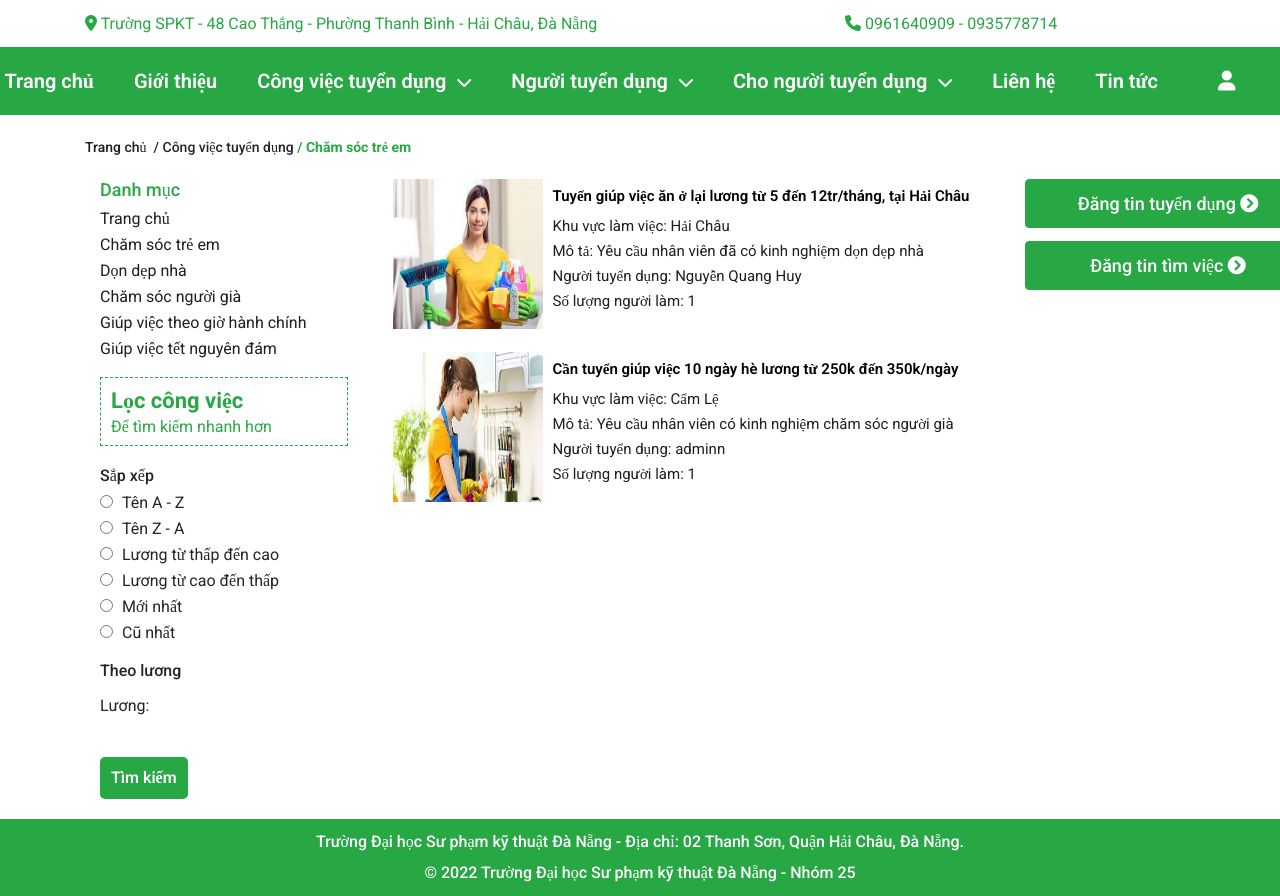
Before: /?act=detailwork&xuli=listcategory&id=1 (signed in) with the older database file.
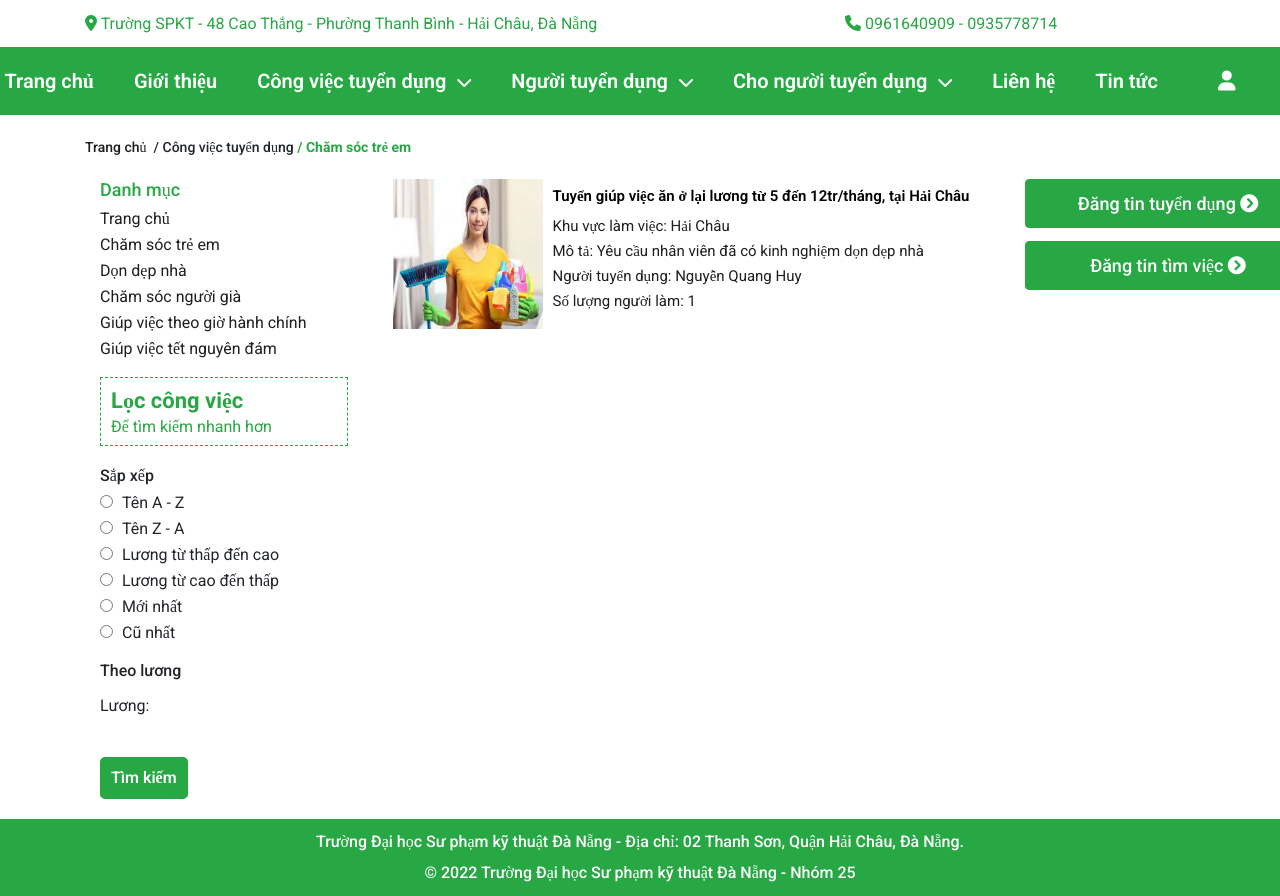
After: the same page with the newer database file.
### tables this page shows
CREATE TABLE `danhmuccv` (
  `maDMCV` int(11) NOT NULL,
  `tenDM` varchar(255) NOT NULL,
  `hinhAnh` varchar(255) NOT NULL
);

CREATE TABLE `congviec` (
  `maCV` int(11) NOT NULL,
  `maTK` int(11) NOT NULL,
  `maDMCV` int(11) NOT NULL,
  `tenCV` varchar(255) NOT NULL,
  `khuVuc` int(11) NOT NULL,
  `soLuong` int(11) NOT NULL,
  `trinhDoHV` varchar(255) NOT NULL,
  `gioiTinhYC` varchar(10) NOT NULL,
  `chucVu` varchar(255) NOT NULL,
  `luong` int(11) NOT NULL,
  `diaChi` varchar(255) NOT NULL,
  `time` varchar(255) NOT NULL,
  `moTa` varchar(255) NOT NULL,
  `tinhTrang` int(11) NOT NULL,
  `tinhTrangDaUT` int(11) NOT NULL,
  `thoiGianDang` varchar(255) NOT NULL
);

CREATE TABLE `hinhanhcv` (
  `maHA` int(11) NOT NULL,
  `maCV` int(11) NOT NULL,
  `tenHinh` varchar(255) NOT NULL,
  `hinhAnhCV` varchar(255) NOT NULL
);

CREATE TABLE `quanhuyen` (
  `idQuan` int(11) NOT NULL,
  `tenQuan` varchar(255) NOT NULL
);

CREATE TABLE `taikhoan` (
  `maTK` int(10) NOT NULL,
  `maQuyen` int(11) NOT NULL,
  `taiKhoan` varchar(50) NOT NULL,
  `matKhau` varchar(50) NOT NULL,
  `hoTen` varchar(255) NOT NULL,
  `gioiTinh` varchar(10) NOT NULL,
  `ngaySinh` varchar(50) NOT NULL,
  `CMND` varchar(20) NOT NULL,
  `SDT` int(11) NOT NULL,
  `email` varchar(255) NOT NULL,
  `diaChi` varchar(255) NOT NULL,
  `hinhAnh` varchar(255) NOT NULL,
  `trangThai` int(11) NOT NULL,
  `thoiGian` varchar(255) NOT NULL
);

### Controllers/DetailWorkController.php (called while the page is built, shortened)
<?php
    require_once("./Models/recruiterModel.php");
    class DetailWorkController{
        var $work_model;
        public function __construct()
        {
             $this->work_model = new recruiterModel();
        }
        public function listcategory()
        {
            $data_work = $this->work_model->congvieccg($_GET['id']);
            require_once("Views/index.php");
        }
    }
?>

### Models/connection.php (called while the page is built, shortened)
<?php
    class connection{
        function __construct()
        {
            $severname ="localhost";
            $username ="root";
            $password ="";
            $db_name ="gtngv";
            $this->conn = new mysqli($severname,$username,$password,$db_name);
        }
    }
?>

### Models/model.php (called while the page is built, shortened)
<?php
    require_once("connection.php");
    class model
    {
        function __construct()
        {
            $conn_obj = new connection();
            $this->conn = $conn_obj->conn;
        }
    }
?>

### Models/recruiterModel.php (called while the page is built, shortened)
<?php
    require_once("model.php");
    class recruiterModel extends model
    {
        function congvieccg($idCV){
            $query = "SELECT * from congviec,hinhanhcv,danhmuccv,quanhuyen,taikhoan WHERE taikhoan.maTK=congviec.maTK and quanhuyen.idQuan=congviec.khuVuc AND congviec.maCV=hinhanhcv.maCV AND danhmuccv.maDMCV = congviec.maDMCV AND congviec.maDMCV=$idCV AND tinhTrang=1 GROUP BY congviec.maCV;";
            require("result.php");
            return $data;
        }
    }
?>

### Models/result.php (called while the page is built)
<?php
    $result = $this->conn->query($query);
    $data = array();
    while ($row = $result->fetch_assoc()) {
        $data[] = $row;
    }
?>

### Views/detailwork/categorywork.php (the view, shortened to what the changed rows need)
<section id="main">
    <div class="container">
        <div class="break-crumb">
            <div class="break-crumb__head">
                <div>
                    <?php if(count($data_work)!=0) {?>
                    <strong>
                        <span id="danhmuc">/ <?= $data_work[0]['tenDM'] ?></span>
                    </strong>
                    <?php } ?>
                </div>
            </div>
        </div>
        <div class="product__content">
            <div class="container">
                <div class="row">
                    <div class="nav-left col-lg-3">
                        <div class="nav-left__category">
                            <h1 style="color: var(--cl-primary);">Danh mục</h1>
                        </div>
                        <div class="nav-left__filter-product">
                            <div class="nav-left__filter-head">
                                <h2>Lọc công việc</h2>
                            </div>
                            <div class="filter-product__collocation">
                                <h1>Sắp xếp</h1>
                            </div>
                        </div>
                        <div class="nav-left__filter-product">
                            <div class="filter-product__price">
                                <h1>Theo lương</h1>
                            </div>
                        </div>
                    </div>
                    <div class="product-list col-lg-7" >
                        <div class="container">
                            <?php
                            for ($i = 0; $i < (count($data_work)); $i++) {
                            ?>
                            <div class="work_new_content">
                                <a href="?act=detailwork&cv=<?=$data_work[$i]['maCV']?>" style="display: block;">
                                    <div style="display: flex;">
                                        <div class="work_new_content_img">
                                            <img style="width:150px;height:150px;" src="./Publics/images/<?php echo $data_work[$i]['tenHinh'] ?>" alt="">
                                        </div>
                                        <div class="work_new_content_right">
                                            <p class="work_new_name"><?= $data_work[$i]['tenCV'] ?></p>
                                            <p class="work_new_detail">Khu vực làm việc: <?= $data_work[$i]['tenQuan'] ?></p>
                                            <p class="work_new_detail">Mô tả: <?= $data_work[$i]['moTa'] ?></p>
                                            <p class="work_new_detail">Người tuyển dụng: <?= $data_work[$i]['hoTen'] ?></p>
                                            <p class="work_new_detail">Số lượng người làm: <?= $data_work[$i]['soLuong'] ?></p>
                                        </div>
                                    </div>
                                </a>
                            </div>
                            <?php } ?>
                        </div>
                    </div>
                </div>
            </div>
        </div>
    </div>
</section>

Changed rows visible on the page:
no longer on this page (row unchanged): danhmuccv: tenDM "Chăm sóc trẻ em"
no longer on this page (row edited): congviec: hinhanhcv.tenHinh (picture), tenCV "Cần tuyển giúp việc 10 ngày hè lương từ 250k đến 350k/ngày", quanhuyen.tenQuan "Cẩm Lệ", moTa "Yêu cầu nhân viên có kinh nghiệm chăm sóc người già", taikhoan.hoTen "adminn", soLuong "1"
